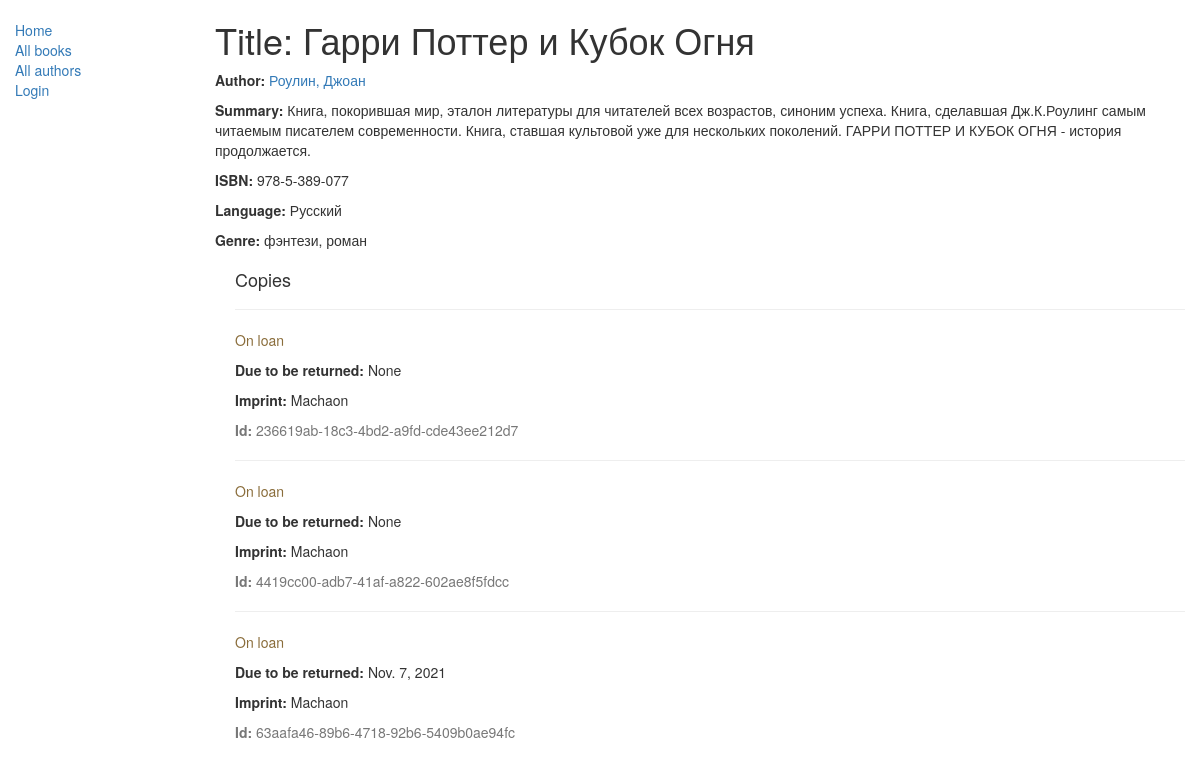
/catalog/book/1, run on the app's committed database.
### catalog/models.py (models this page shows, shortened)
class Book(models.Model):
    title = models.CharField(max_length=200)
    author = models.ForeignKey('Author', on_delete=models.SET_NULL, null=True)
    summary = models.TextField(max_length=1000, help_text="Enter a brief description of the book")
    isbn = models.CharField('ISBN', max_length=13,
                            help_text='13 Character <a href="https://www.isbn-international.org/content/what-isbn">ISBN number</a>')
    genre = models.ManyToManyField(Genre, help_text="Select a genre for this book")
    language = models.ForeignKey('Language', on_delete=models.SET_NULL, null=True)
    def display_genre(self):
        """        Creates a string for the Genre. This is required to display genre in Admin.        """
        return ', '.join([genre.name for genre in self.genre.all()[:3]])
    def display_language(self):
        """        Creates a string for the Language. This is required to display Language in Admin.        """
        return self.language
    display_genre.short_description = 'Genre'
    display_language.short_description = 'Language'

class Author(models.Model):
    first_name = models.CharField(max_length=100)
    last_name = models.CharField(max_length=100)
    date_of_birth = models.DateField(null=True, blank=True)
    date_of_death = models.DateField('Died', null=True, blank=True)
    def __str__(self):
        return '%s, %s' % (self.last_name, self.first_name)
    class Meta:
        ordering = ['last_name']

class Language(models.Model):
    name = models.CharField(max_length=200,
                            help_text="Enter the book's natural language (e.g. English, French, Japanese etc.)")
    def __str__(self):
        return self.name

class Genre(models.Model):
    name = models.CharField(max_length=200, help_text="Enter a book genre (e.g. Science Fiction, French Poetry etc.)")
    def __str__(self):
        return self.name

class BookInstance(models.Model):
    id = models.UUIDField(primary_key=True, default=uuid.uuid4,
                          help_text="Unique ID for this particular book across whole library")
    book = models.ForeignKey('Book', on_delete=models.SET_NULL, null=True)
    imprint = models.CharField(max_length=200)
    due_back = models.DateField(null=True, blank=True)
    borrower = models.ForeignKey(User, on_delete=models.SET_NULL, null=True, blank=True)
    LOAN_STATUS = (
        ('m', 'Maintenance'),
        ('o', 'On loan'),
        ('a', 'Available'),
        ('r', 'Reserved'),
    )
    status = models.CharField(max_length=1,
                              choices=LOAN_STATUS,
                              blank=True,
                              default='m',
                              help_text='Book availability'
                              )
    class Meta:
        ordering = ["due_back"]

### catalog/views.py (the view)
# urls.py: url(r'^book/(?P<pk>\d+)$', views.BookDetailView.as_view(), name='book-detail'),
class BookDetailView(generic.DetailView):
    model = Book

### catalog/templates/catalog/book_detail.html
{% extends "base_generic.html" %}
{% block content %}
  <h1>Title: {{ book.title }}</h1>
  <p><strong>Author:</strong> <a href="{% url 'author-detail' book.author.pk %}">{{ book.author }}</a></p>
  <p><strong>Summary:</strong> {{ book.summary }}</p>
  <p><strong>ISBN:</strong> {{ book.isbn }}</p>
  <p><strong>Language:</strong> {{ book.language }}</p>
  <p><strong>Genre:</strong> {% for genre in book.genre.all %} {{ genre }}{% if not forloop.last %}, {% endif %}{% endfor %}</p>
  <div style="margin-left:20px;margin-top:20px">
    <h4>Copies</h4>
    {% for copy in book.bookinstance_set.all %}
    <hr>
    <p class="{% if copy.status == 'a' %}text-success{% elif copy.status == 'd' %}text-danger{% else %}text-warning{% endif %}">{{ copy.get_status_display }}</p>
    {% if copy.status != 'a' %}<p><strong>Due to be returned:</strong> {{copy.due_back}}</p>{% endif %}
    <p><strong>Imprint:</strong> {{copy.imprint}}</p>
    <p class="text-muted"><strong>Id:</strong> {{copy.id}}</p>
    {% endfor %}
  </div>
{% endblock %}

### data on the page
Book: title "Гарри Поттер и Кубок Огня", author "Роулин, Джоан", summary "Книга, покорившая мир, эталон литературы для читателей всех возрастов, синоним успеха. Книга, сделавшая Дж.К.Роулинг самым читаемым писателем современности. Книга, ставшая культовой уже для нескольких поколений. ГАРРИ ПОТТЕР И КУБОК ОГНЯ - история продолжается.", isbn "978-5-389-077", language "Русский"
Genre: name "фэнтези"
Genre: name "роман"
BookInstance: status "On loan", due_back "None", imprint "Machaon", id "236619ab-18c3-4bd2-a9fd-cde43ee212d7"
BookInstance: status "On loan", due_back "None", imprint "Machaon", id "4419cc00-adb7-41af-a822-602ae8f5fdcc"
BookInstance: status "On loan", due_back "Nov. 7, 2021", imprint "Machaon", id "63aafa46-89b6-4718-92b6-5409b0ae94fc"
